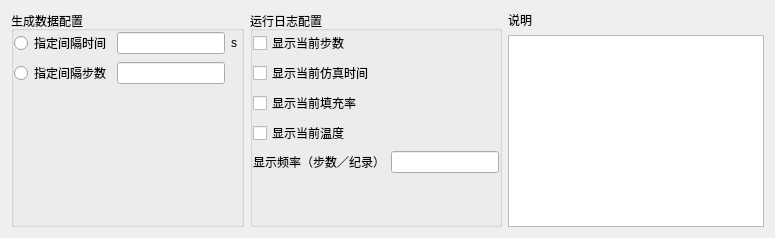
      <widget class="QWidget" name="tab_output">
       <attribute name="title">
        <string>输出配置</string>
       </attribute>
       <layout class="QHBoxLayout" name="horizontalLayout_43">
        <item>
         <widget class="QGroupBox" name="groupBox_9">
          <property name="title">
           <string>生成数据配置</string>
          </property>
          <layout class="QVBoxLayout" name="verticalLayout_37">
           <property name="leftMargin">
            <number>0</number>
           </property>
           <property name="topMargin">
            <number>0</number>
           </property>
           <property name="rightMargin">
            <number>0</number>
           </property>
           <property name="bottomMargin">
            <number>0</number>
           </property>
           <item>
            <widget class="QFrame" name="frame_51">
             <property name="sizePolicy">
              <sizepolicy hsizetype="Preferred" vsizetype="Minimum">
               <horstretch>0</horstretch>
               <verstretch>0</verstretch>
              </sizepolicy>
             </property>
             <property name="frameShape">
              <enum>QFrame::NoFrame</enum>
             </property>
             <property name="frameShadow">
              <enum>QFrame::Raised</enum>
             </property>
             <layout class="QHBoxLayout" name="horizontalLayout_44">
              <property name="leftMargin">
               <number>0</number>
              </property>
              <property name="topMargin">
               <number>0</number>
              </property>
              <property name="rightMargin">
               <number>0</number>
              </property>
              <property name="bottomMargin">
               <number>0</number>
              </property>
              <item>
               <widget class="QRadioButton" name="radioButton_OutputIntervalTimeOn">
                <property name="text">
                 <string>指定间隔时间</string>
                </property>
               </widget>
              </item>
              <item>
               <widget class="QLineEdit" name="lineEdit_OutputIntervalTimeOnConf"/>
              </item>
              <item>
               <widget class="QLabel" name="label_43">
                <property name="sizePolicy">
                 <sizepolicy hsizetype="Fixed" vsizetype="Preferred">
                  <horstretch>0</horstretch>
                  <verstretch>0</verstretch>
                 </sizepolicy>
                </property>
                <property name="minimumSize">
                 <size>
                  <width>10</width>
                  <height>0</height>
                 </size>
                </property>
                <property name="maximumSize">
                 <size>
                  <width>10</width>
                  <height>16777215</height>
                 </size>
                </property>
                <property name="text">
                 <string>s</string>
                </property>
               </widget>
              </item>
             </layout>
            </widget>
           </item>
           <item>
            <widget class="QFrame" name="frame_52">
             <property name="sizePolicy">
              <sizepolicy hsizetype="Preferred" vsizetype="Minimum">
               <horstretch>0</horstretch>
               <verstretch>0</verstretch>
              </sizepolicy>
             </property>
             <property name="frameShape">
              <enum>QFrame::NoFrame</enum>
             </property>
             <property name="frameShadow">
              <enum>QFrame::Raised</enum>
             </property>
             <layout class="QHBoxLayout" name="horizontalLayout_45">
              <property name="leftMargin">
               <number>0</number>
              </property>
              <property name="topMargin">
               <number>0</number>
              </property>
              <property name="rightMargin">
               <number>0</number>
              </property>
              <property name="bottomMargin">
               <number>0</number>
              </property>
              <item>
               <widget class="QRadioButton" name="radioButton_OutputIntervalStepOn">
                <property name="text">
                 <string>指定间隔步数</string>
                </property>
               </widget>
              </item>
              <item>
               <widget class="QLineEdit" name="lineEdit_OutputIntervalStepOnConf"/>
              </item>
              <item>
               <widget class="QLabel" name="label_44">
                <property name="sizePolicy">
                 <sizepolicy hsizetype="Fixed" vsizetype="Preferred">
                  <horstretch>0</horstretch>
                  <verstretch>0</verstretch>
                 </sizepolicy>
                </property>
                <property name="minimumSize">
                 <size>
                  <width>10</width>
                  <height>0</height>
                 </size>
                </property>
                <property name="maximumSize">
                 <size>
                  <width>10</width>
                  <height>16777215</height>
                 </size>
                </property>
                <property name="text">
                 <string/>
                </property>
               </widget>
              </item>
             </layout>
            </widget>
           </item>
           <item>
            <spacer name="verticalSpacer_3">
             <property name="orientation">
              <enum>Qt::Vertical</enum>
             </property>
             <property name="sizeHint" stdset="0">
              <size>
               <width>20</width>
               <height>40</height>
              </size>
             </property>
            </spacer>
           </item>
          </layout>
         </widget>
        </item>
        <item>
         <widget class="QGroupBox" name="groupBox_10">
          <property name="title">
           <string>运行日志配置</string>
          </property>
          <layout class="QVBoxLayout" name="verticalLayout_38">
           <property name="leftMargin">
            <number>0</number>
           </property>
           <property name="topMargin">
            <number>0</number>
           </property>
           <property name="rightMargin">
            <number>0</number>
           </property>
           <property name="bottomMargin">
            <number>0</number>
           </property>
           <item>
            <widget class="QCheckBox" name="checkBox_LoggingCurrentStepOn">
             <property name="text">
              <string>显示当前步数</string>
             </property>
            </widget>
           </item>
           <item>
            <widget class="QCheckBox" name="checkBox_LoggingCurrentTimeOn">
             <property name="text">
              <string>显示当前仿真时间</string>
             </property>
            </widget>
           </item>
           <item>
            <widget class="QCheckBox" name="checkBox_LoggingCurrentFillingRateOn">
             <property name="text">
              <string>显示当前填充率</string>
             </property>
            </widget>
           </item>
           <item>
            <widget class="QCheckBox" name="checkBox_LoggingCurrentTemperatureOn">
             <property name="text">
              <string>显示当前温度</string>
             </property>
            </widget>
           </item>
           <item>
            <widget class="QFrame" name="frame_53">
             <property name="frameShape">
              <enum>QFrame::NoFrame</enum>
             </property>
             <property name="frameShadow">
              <enum>QFrame::Raised</enum>
             </property>
             <layout class="QHBoxLayout" name="horizontalLayout_46">
              <property name="leftMargin">
               <number>0</number>
              </property>
              <property name="topMargin">
               <number>0</number>
              </property>
              <property name="rightMargin">
               <number>0</number>
              </property>
              <property name="bottomMargin">
               <number>0</number>
              </property>
              <item>
               <widget class="QLabel" name="label_45">
                <property name="text">
                 <string>显示频率（步数／纪录）</string>
                </property>
               </widget>
              </item>
              <item>
               <widget class="QLineEdit" name="lineEdit_LoggingFrequency"/>
              </item>
             </layout>
            </widget>
           </item>
           <item>
            <spacer name="verticalSpacer_4">
             <property name="orientation">
              <enum>Qt::Vertical</enum>
             </property>
             <property name="sizeHint" stdset="0">
              <size>
               <width>20</width>
               <height>40</height>
              </size>
             </property>
            </spacer>
           </item>
          </layout>
         </widget>
        </item>
        <item>
         <widget class="QFrame" name="frame_50">
          <property name="minimumSize">
           <size>
            <width>100</width>
            <height>0</height>
           </size>
          </property>
          <property name="frameShape">
           <enum>QFrame::NoFrame</enum>
          </property>
          <property name="frameShadow">
           <enum>QFrame::Raised</enum>
          </property>
          <layout class="QVBoxLayout" name="verticalLayout_39">
           <property name="leftMargin">
            <number>0</number>
           </property>
           <property name="topMargin">
            <number>0</number>
           </property>
           <property name="rightMargin">
            <number>0</number>
           </property>
           <property name="bottomMargin">
            <number>0</number>
           </property>
           <item>
            <widget class="QLabel" name="label_46">
             <property name="text">
              <string>说明</string>
             </property>
            </widget>
           </item>
           <item>
            <widget class="QPlainTextEdit" name="plainTextEdit_OutputComment"/>
           </item>
          </layout>
         </widget>
        </item>
       </layout>
      </widget>
